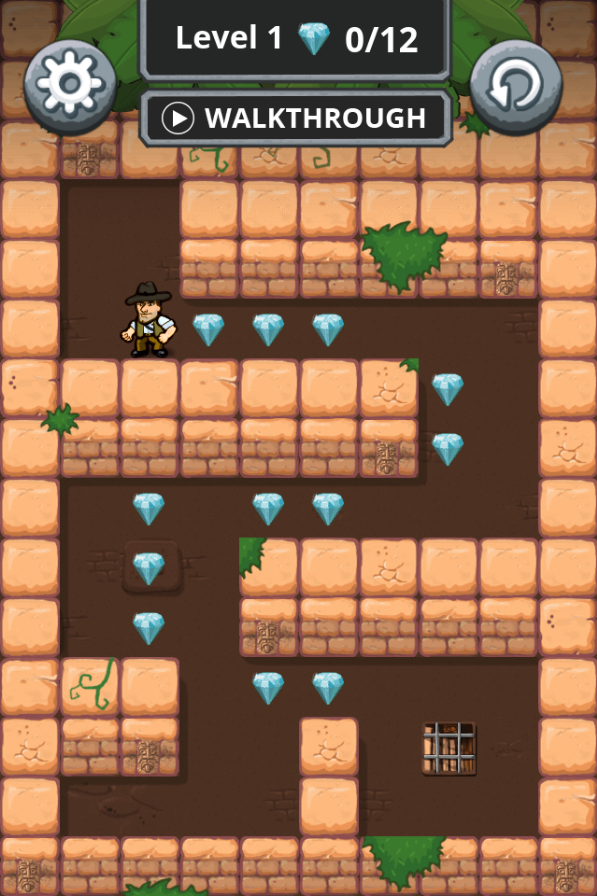
#> input picture resources/current_game.png, 597 x 896 px; its folder holds only this picture in this run
$ python -i classifier.py   (imports and definitions only)
#> lines starting #> are read from the running program, lines starting #| are printed output that depends on the picture
from enum import Enum
from os import listdir
import numpy as np
import cv2


class Classifier:

    def __init__(self, base_path="./resources/levels"):
        self.base_path = base_path
        self.images_path = self.base_path + "/images"
        self.matrices_path = self.base_path + "/matrices"

    def classify(self, img):
        for file_name in listdir(self.images_path):
            if file_name.endswith(".png"):
                path_to_matrix = self.matrices_path + \
                    "/" + file_name[:-4] + ".txt"
                img_template = cv2.imread(self.images_path + "/" + file_name)
                if self.compare_images(img, img_template):
                    return self._load_matrix(path_to_matrix)

    def compare_images(self, img1, img2):
        img_gray = cv2.cvtColor(img1, cv2.COLOR_BGR2GRAY)
        img_template_gray = cv2.cvtColor(img2, cv2.COLOR_BGR2GRAY)
        res = cv2.matchTemplate(
            img_gray, img_template_gray, cv2.TM_CCOEFF_NORMED)
        threshold = 0.8
        loc = np.where(res >= threshold)
        return len(loc[0]) > 0

    def _load_matrix(self, path):
        return np.loadtxt(path, dtype=int)

    def _load_image(self, path):
        return cv2.imread(path)


class ItemCategory(Enum):
    BARRIER = 1
    FLOOR = 2
    DIAMOND = 3
    EXIT = 4
    PYKE = 5
    KEY = 6
    KEY_DOOR = 7
    ROCK = 8
    HOLE = 9
    BUTTOM = 10
    BUTTOM_DOOR = 11
    PLAYER = 12


class CellWeight(Enum):
    DIAMOND = 1
    KEY = 2
    FLOOR = 4
    PYKE = 5
    HOLE = 100
    DOOR = 115
    LOCKED = 777


COLLECTABLES = [ItemCategory.DIAMOND, ItemCategory.KEY]
DOORS = [ItemCategory.KEY_DOOR, ItemCategory.BUTTOM_DOOR]
HOLES = [ItemCategory.HOLE]
PYKES = [ItemCategory.PYKE]
OBSTACLES = [ItemCategory.PYKE, ItemCategory.HOLE,
             ItemCategory.KEY_DOOR, ItemCategory.BUTTOM_DOOR]
SPOTABLES = [ItemCategory.PLAYER, ItemCategory.ROCK]
BUTTONS = [ItemCategory.BUTTOM]
EXITS = [ItemCategory.EXIT]

>>> import cv2
>>> picture = cv2.imread('../resources/current_game.png', cv2.IMREAD_GRAYSCALE)
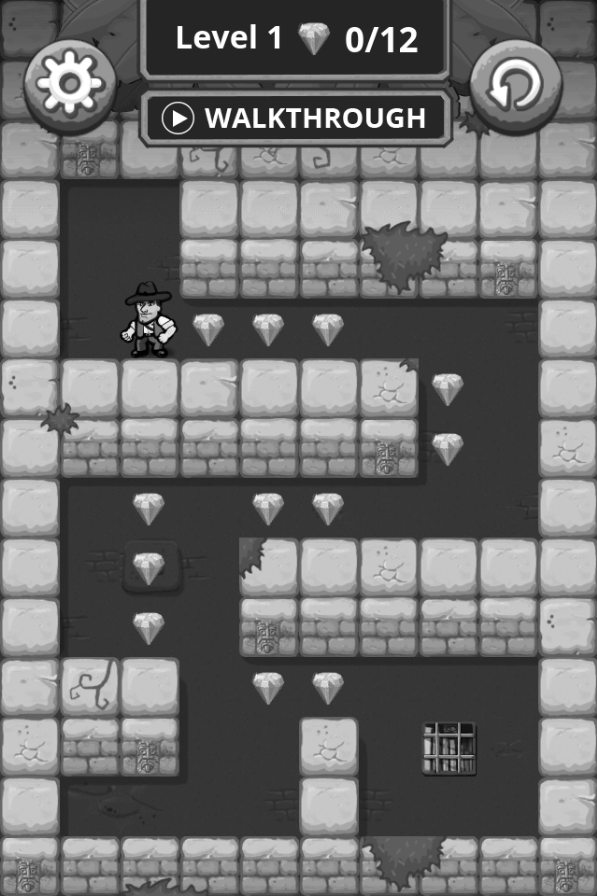
#> picture: shape (896, 597); min 0, max 255, mean 113.5
>>> result = Classifier().classify(picture)
#> (the run stopped early here; a loop or call above may not have finished)
